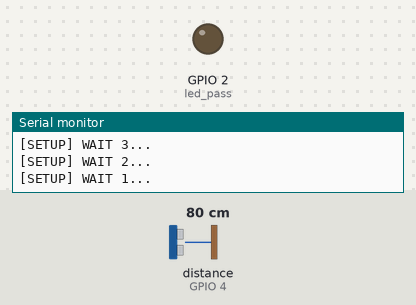
Simulated run of this sketch. Board: ESP8266 (NodeMCU). Parts: output pins drawn as LEDs (lit = HIGH), the last lines printed to the serial monitor. Wiring (inferred from the names in the program): ultrasonic range finder: trigger GPIO 5; echo GPIO 4. The inputs (shaded band) are chosen by the test bench; at power-on: distance to the obstacle (sensor on GPIO 4) 80 cm. The echo pulse lasts 58.3 µs per cm; WiFi joins after 1.5 s; servers stay silent unless stated; uploads are accepted with an empty reply; pins used as bus, display or sensor lines are not drawn.

Above: at 5.2 s.
5.3 s: distance to the obstacle (sensor on GPIO 4) set to 57 cm
7.0 s: distance to the obstacle (sensor on GPIO 4) set to 46 cm
At 7.5 s:
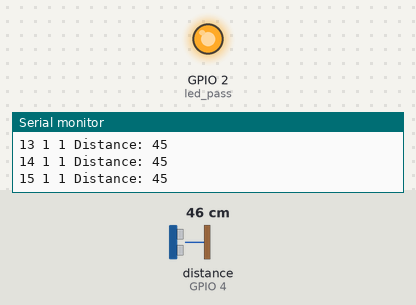
8.5 s: distance to the obstacle (sensor on GPIO 4) set to 60 cm
At 10.2 s:
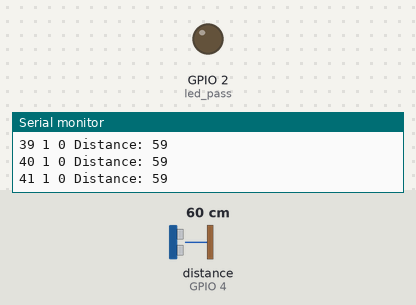
11.1 s: distance to the obstacle (sensor on GPIO 4) set to 2 cm
At 12.1 s:
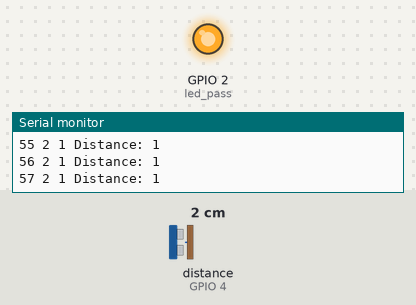
Timing chart, 0 to 13.6 s (numbered marks = the images above; inputs shaded):
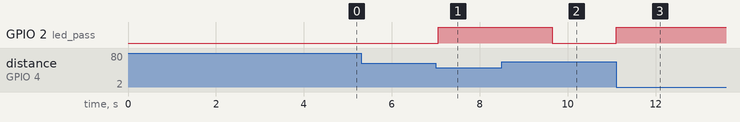

The sketch:

esp_sensor.ino
```cpp
#include <Arduino.h>

#include <ESP8266WiFi.h>
#include <ESP8266WiFiMulti.h>

#include <ESP8266HTTPClient.h>

#include <WiFiClientSecureBearSSL.h>

// Fingerprint for demo URL, expires on June 2, 2019, needs to be updated well before this date
const uint8_t fingerprint[20] = {0x5A, 0xCF, 0xFE, 0xF0, 0xF1, 0xA6, 0xF4, 0x5F, 0xD2, 0x11, 0x11, 0xC6, 0x1D, 0x2F, 0x0E, 0xBC, 0x39, 0x8D, 0x50, 0xE0};

ESP8266WiFiMulti WiFiMulti;


// defines pins numbers

const int trigPin = 5;  //D1
const int echoPin = 4;  //D2
const int led_pass = 2;
const int pass_time = 10;

const char* host="img.securegg.com";

const char* url="http://img.securegg.com/api/index.php?id=test";

// defines variables
long duration;
int distance;
long loop_nb;
long last_see;
long nb_pass;
int passing;
int init0;

void setup() {
  pinMode(led_pass, OUTPUT); // Sets the trigPin as an Output
  pinMode(trigPin, OUTPUT); // Sets the trigPin as an Output
  pinMode(echoPin, INPUT); // Sets the echoPin as an Input
  Serial.begin(9600); // Starts the serial communication

  digitalWrite(led_pass, LOW);

  loop_nb = 0;
  last_see = 0;
  nb_pass = 0;
  passing = 0;
  init0 = 0;

  Serial.println();
  Serial.println();
  Serial.println();

  for (uint8_t t = 4; t > 0; t--) {
    Serial.printf("[SETUP] WAIT %d...\n", t);
    Serial.flush();
    delay(1000);
  }

  WiFi.mode(WIFI_STA);
  WiFiMulti.addAP("aitivity", "aitivity");

}

void send_data(int nb_pass){
  Serial.println("Send data");
  if ((WiFiMulti.run() == WL_CONNECTED)) {

    WiFiClient client;

    HTTPClient http;

    Serial.print("[HTTP] begin...\n");
    if (http.begin(client, url)) {  // HTTP

      http.addHeader("Content-Type", "application/x-www-form-urlencoded");    //Specify content-type header

      Serial.print("[HTTP] GET...\n");
      // start connection and send HTTP header
      String post = "nb_pass=";
      post += nb_pass;
      int httpCode = http.POST(post);

      // httpCode will be negative on error
      if (httpCode > 0) {
        // HTTP header has been send and Server response header has been handled
        Serial.printf("[HTTP] GET... code: %d\n", httpCode);

        // file found at server
        if (httpCode == HTTP_CODE_OK || httpCode == HTTP_CODE_MOVED_PERMANENTLY) {
          String payload = http.getString();
          Serial.println(payload);
        }
      } else {
        Serial.printf("[HTTP] GET... failed, error: %s\n", http.errorToString(httpCode).c_str());
      }

      http.end();
    } else {
      Serial.printf("[HTTP] Unable to connect\n");
    }
  }
  Serial.println("Send data end");
}

void loop() {

  // wait for WiFi connection
  if ((WiFiMulti.run() == WL_CONNECTED)) {


    if (!init0){
      init0 = 1;
      send_data(0);
    }

    // Clears the trigPin
    digitalWrite(trigPin, LOW);
    delayMicroseconds(2);

    // Sets the trigPin on HIGH state for 10 micro seconds
    digitalWrite(trigPin, HIGH);
    delayMicroseconds(10);
    digitalWrite(trigPin, LOW);

    // Reads the echoPin, returns the sound wave travel time in microseconds
    duration = pulseIn(echoPin, HIGH);

    // Calculating the distance
    distance= duration*0.034/2;
    // Prints the distance on the Serial Monitor

    // Nothing in front
    if (distance > 50){
      if (passing){
        if(loop_nb - last_see > pass_time){
          passing = 0;
          digitalWrite(led_pass, LOW);
        }
      }
    }
    //Already see
    else if(passing){
      last_see = loop_nb;
    }
    //not see from long liem
    else{
      nb_pass++;
      passing = 1;
      digitalWrite(led_pass, HIGH);
      last_see = loop_nb;
      send_data(nb_pass);
    }
    Serial.print(loop_nb);
    Serial.print(" ");
    Serial.print(nb_pass);
    Serial.print(" ");
    Serial.print(passing);
    Serial.print(" ");
    Serial.print("Distance: ");
    Serial.println(distance);
    delay(100);
    loop_nb++;
  }
  else{
    digitalWrite(led_pass, HIGH);
    delay(200);
    digitalWrite(led_pass, LOW);
    delay(200);
  }
}
```

Measured:
- the behaviour switches between 52 and 51 cm on distance to the obstacle (sensor on GPIO 4) (found by bisection; images 0 and 1)
- after the input at 7.0 s, GPIO 2 (led_pass): LOW → HIGH after 0.06 s
- after the input at 8.5 s, GPIO 2 (led_pass): HIGH → LOW after 1.1 s
- after the input at 11.1 s, GPIO 2 (led_pass): LOW → HIGH at once
